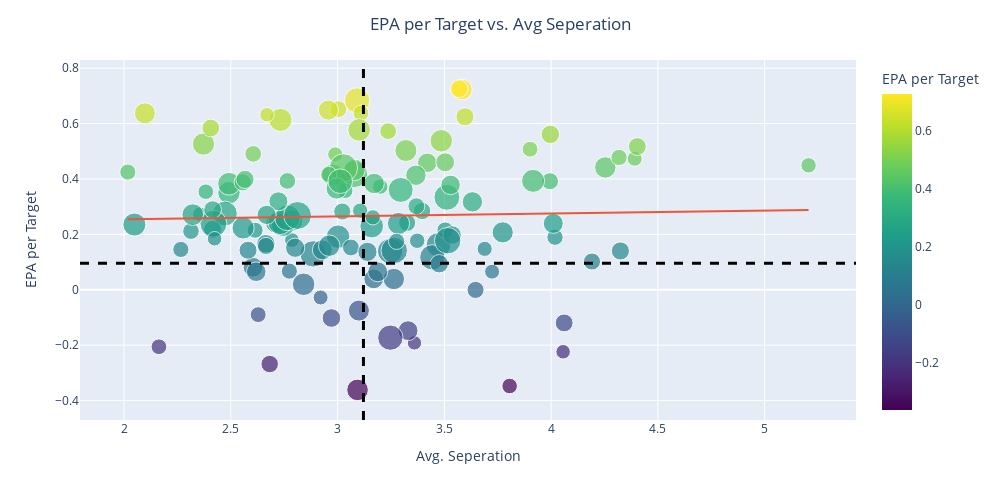

The notebook cell saved with this chart:
### Code cell
#Create Scatter Plot of EPA Per Target vs Avg Seperation
epa_scatter_data = pd.merge(epa_per_target_df,ngs_2024_summary,how='inner',left_on='receiver_player_id',
                      right_on = 'player_gsis_id')

league_avg_separation = ngs_2024_summary['avg_separation'].mean()

league_avg_epa = epa_per_target_df['epa_per_target'].mean()

# Create interactive scatterplot
fig = px.scatter(epa_scatter_data, x='avg_separation', y='epa_per_target',
                 hover_name='player_display_name',
                 size='total_targets', 
                 color='epa_per_target',
                 color_continuous_scale='Viridis',
                 trendline='ols'
                 )

fig.add_hline(y=league_avg_epa,line_dash='dash',line_color='black',line_width=3)
fig.add_vline(x=league_avg_separation,line_dash='dash',line_color='black',line_width=3)

fig.update_layout(
    title=dict(text="EPA per Target vs. Avg Seperation",x=0.5),
    xaxis_title="Avg. Seperation", 
    yaxis_title="EPA per Target",
    width = 1000,
    height = 500,
    coloraxis_colorbar=dict(
        title="EPA per Target"
    )
    
)
fig.show()

### Figure 1 — Plotly figure (JSON) as saved in the notebook; plotly's stock layout.template omitted (floating-point values rounded to 4 significant figures; data arrays with more than 128 entries replaced by an {"elided": "..."} marker saying what was removed)
{"data": [{"hovertemplate": "<b>%{hovertext}</b><br><br>avg_separation=%{x}<br>epa_per_target=%{marker.color}<br>total_targets=%{marker.size}<extra></extra>", "hovertext": {"elided": "129 str values"}, "legendgroup": "", "marker": {"color": {"elided": "129 float values"}, "coloraxis": "coloraxis", "size": {"elided": "129 int values"}, "sizemode": "area", "sizeref": 0.4375, "symbol": "circle"}, "mode": "markers", "name": "", "orientation": "v", "showlegend": false, "type": "scatter", "x": {"elided": "129 float values"}, "xaxis": "x", "y": {"elided": "129 float values"}, "yaxis": "y"}, {"hovertemplate": "<b>OLS trendline</b><br>epa_per_target = 0.0103478 * avg_separation + 0.233665<br>R<sup>2</sup>=0.000682<br><br>avg_separation=%{x}<br>epa_per_target=%{y} <b>(trend)</b><extra></extra>", "legendgroup": "", "marker": {"symbol": "circle"}, "mode": "lines", "name": "", "showlegend": false, "type": "scatter", "x": {"elided": "129 float values"}, "xaxis": "x", "y": {"elided": "129 float values"}, "yaxis": "y"}], "layout": {"coloraxis": {"colorbar": {"title": {"text": "EPA per Target"}}, "colorscale": [[0, "#440154"], [0.1111, "#482878"], [0.2222, "#3e4989"], [0.3333, "#31688e"], [0.4444, "#26828e"], [0.5556, "#1f9e89"], [0.6667, "#35b779"], [0.7778, "#6ece58"], [0.8889, "#b5de2b"], [1, "#fde725"]]}, "height": 500, "legend": {"itemsizing": "constant", "tracegroupgap": 0}, "margin": {"t": 60}, "shapes": [{"line": {"color": "black", "dash": "dash", "width": 3}, "type": "line", "x0": 0, "x1": 1, "xref": "x domain", "y0": 0.09576, "y1": 0.09576, "yref": "y"}, {"line": {"color": "black", "dash": "dash", "width": 3}, "type": "line", "x0": 3.121, "x1": 3.121, "xref": "x", "y0": 0, "y1": 1, "yref": "y domain"}], "title": {"text": "EPA per Target vs. Avg Seperation", "x": 0.5}, "width": 1000, "xaxis": {"anchor": "y", "domain": [0, 1], "title": {"text": "Avg. Seperation"}}, "yaxis": {"anchor": "x", "domain": [0, 1], "title": {"text": "EPA per Target"}}}}
